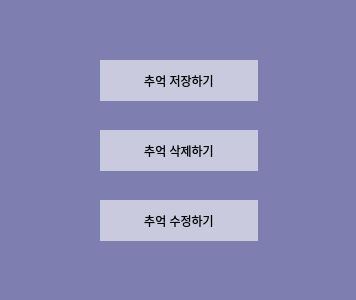
<?xml version="1.0" encoding="UTF-8"?>
<ui version="4.0">
 <class>ContentsMenu</class>
 <widget class="QWidget" name="ContentsMenu">
  <property name="geometry">
   <rect>
    <x>0</x>
    <y>0</y>
    <width>356</width>
    <height>300</height>
   </rect>
  </property>
  <property name="windowTitle">
   <string>Form</string>
  </property>
  <property name="styleSheet">
   <string notr="true">background-color: rgba(100, 100, 160, 150);
</string>
  </property>
  <widget class="QPushButton" name="addcontents">
   <property name="geometry">
    <rect>
     <x>100</x>
     <y>60</y>
     <width>158</width>
     <height>41</height>
    </rect>
   </property>
   <property name="styleSheet">
    <string notr="true">background-color: rgb(255, 255, 255,150);
font: 57 11pt &quot;DX별과그대&quot;;
border-color: rgb(0, 0, 0);
border: 2px;</string>
   </property>
   <property name="text">
    <string>추억 저장하기</string>
   </property>
  </widget>
  <widget class="QPushButton" name="deletecontents">
   <property name="geometry">
    <rect>
     <x>100</x>
     <y>130</y>
     <width>158</width>
     <height>41</height>
    </rect>
   </property>
   <property name="styleSheet">
    <string notr="true">background-color: rgb(255, 255, 255,150);
font: 57 11pt &quot;DX별과그대&quot;;
border-color: rgb(0, 0, 0);
border: 2px;</string>
   </property>
   <property name="text">
    <string>추억 삭제하기</string>
   </property>
  </widget>
  <widget class="QPushButton" name="replacecontents">
   <property name="geometry">
    <rect>
     <x>100</x>
     <y>200</y>
     <width>158</width>
     <height>41</height>
    </rect>
   </property>
   <property name="styleSheet">
    <string notr="true">background-color: rgb(255, 255, 255,150);
font: 57 11pt &quot;DX별과그대&quot;;
border-color: rgb(0, 0, 0);
border: 2px;</string>
   </property>
   <property name="text">
    <string>추억 수정하기</string>
   </property>
  </widget>
 </widget>
 <resources/>
 <connections>
  <connection>
   <sender>addcontents</sender>
   <signal>clicked()</signal>
   <receiver>ContentsMenu</receiver>
   <slot>add_contents()</slot>
   <hints>
    <hint type="sourcelabel">
     <x>167</x>
     <y>89</y>
    </hint>
    <hint type="destinationlabel">
     <x>273</x>
     <y>40</y>
    </hint>
   </hints>
  </connection>
  <connection>
   <sender>deletecontents</sender>
   <signal>clicked()</signal>
   <receiver>ContentsMenu</receiver>
   <slot>delete_contents()</slot>
   <hints>
    <hint type="sourcelabel">
     <x>252</x>
     <y>128</y>
    </hint>
    <hint type="destinationlabel">
     <x>329</x>
     <y>127</y>
    </hint>
   </hints>
  </connection>
  <connection>
   <sender>replacecontents</sender>
   <signal>clicked()</signal>
   <receiver>ContentsMenu</receiver>
   <slot>replace_contents()</slot>
   <hints>
    <hint type="sourcelabel">
     <x>155</x>
     <y>159</y>
    </hint>
    <hint type="destinationlabel">
     <x>78</x>
     <y>175</y>
    </hint>
   </hints>
  </connection>
 </connections>
 <slots>
  <slot>add_contents()</slot>
  <slot>delete_contents()</slot>
  <slot>replace_contents()</slot>
 </slots>
</ui>
